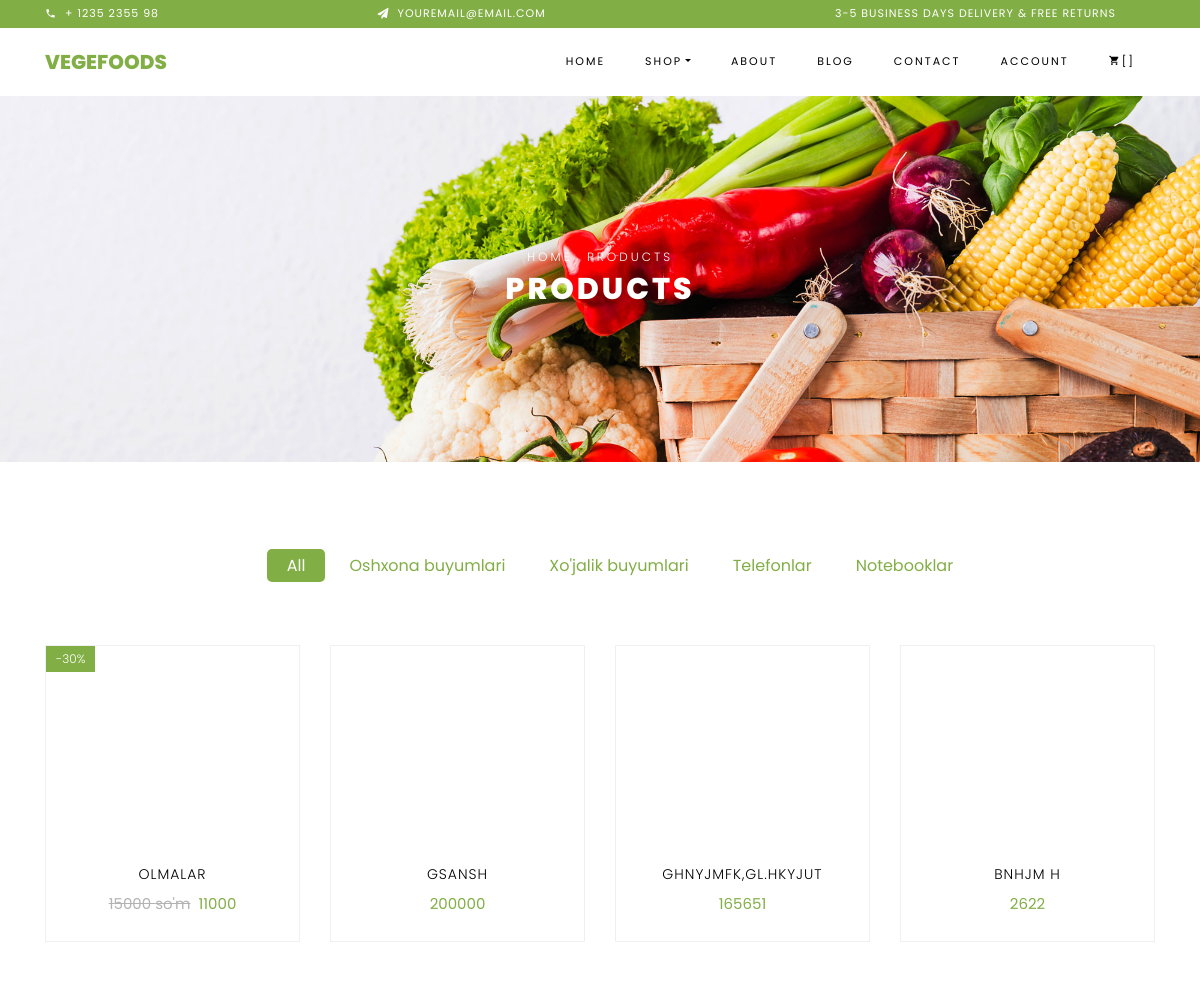
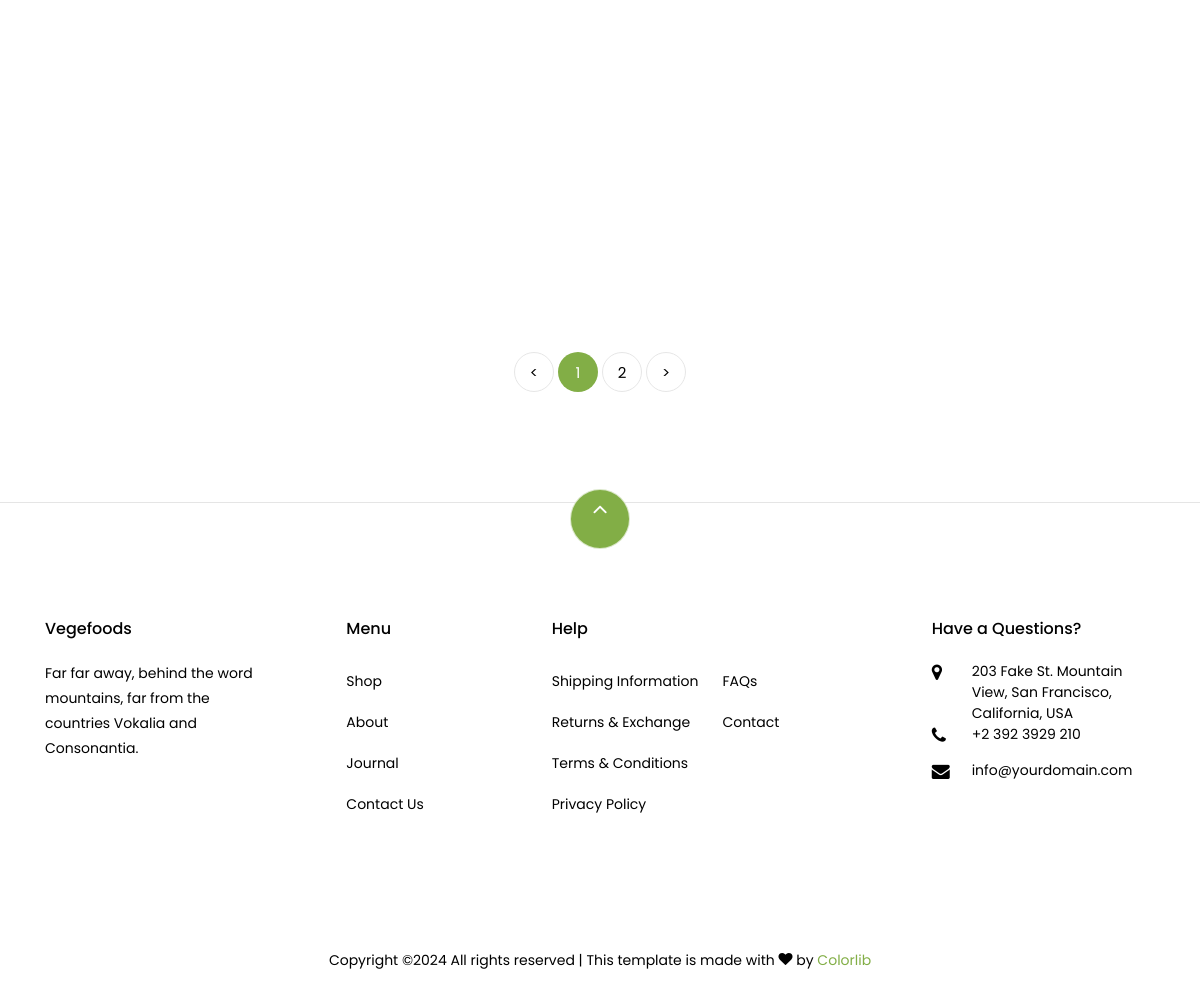
Screenshot of /shop/ (signed in) with the database file from the repository (2 pictures, top to bottom).
### main/models.py (models this page shows, shortened)
class Category(models.Model):
    name = models.CharField(max_length=100)

class Product(models.Model):
    image = models.ImageField(upload_to='product_image')
    title = models.CharField(max_length=100)
    price = models.IntegerField(default=0)
    category = models.ForeignKey(to=Category, on_delete=models.CASCADE)
    info = models.TextField()
    discount = models.IntegerField(null=True, blank=True)
    discount_price = models.IntegerField(null=True, blank=True)

### main/views.py (the view)
# urls.py: path('shop/',shop_view , name='shop_url'),
def shop_view(request):
    categories = Category.objects.all()
    category = request.GET.get('category')
    if category:
        products = Product.objects.filter(category__name=category)
    else:
        products = Product.objects.all()
    paginator = Paginator(products, 8)
    page_number = request.GET.get('page')
    page_obj = paginator.get_page(page_number)
    context = {
        'categories': categories,
        'products': page_obj,
        'selected_category': category
    }
    return render(request, 'shop.html', context)

### template/shop.html (shortened to what this page needs)
{% extends 'base.html' %}
{% block content %}
{% load static %}
    <div class="hero-wrap hero-bread" style="background-image: url({% static 'images/bg_1.jpg' %});">
      <div class="container">
        <div class="row no-gutters slider-text align-items-center justify-content-center">
          <div class="col-md-9 ftco-animate text-center">
          	<p class="breadcrumbs"><span class="mr-2"><a href="index.html">Home</a></span> <span>Products</span></p>
            <h1 class="mb-0 bread">Products</h1>
          </div>
        </div>
      </div>
    </div>
<section class="ftco-section">
    <div class="container">
        <div class="row justify-content-center">
            <div class="col-md-10 mb-5 text-center">
                <ul class="product-category">
                    <li><a href="?category=" {% if not selected_category %} class="active" {% endif %}>All</a></li>
                    {% for cat in categories %}
                        <li><a href="?category={{ cat.name }}" {% if cat.name == selected_category %} class="active" {% endif %}>{{ cat.name }}</a></li>
                    {% endfor %}
                </ul>
            </div>
        </div>
        <div class="row">
            {% for i in products %}
            <div class="col-md-6 col-lg-3 ftco-animate">
                <div class="product">
                    <a href="{% url 'product_single_url' i.id %}" class="img-prod"><img class="img-fluid" src="{{i.image.url}}" alt="Colorlib Template">
                        {% if i.discount %}
                        <span class="status">-{{i.discount}}%</span>
                        {% else %}
                        <div class="overlay"></div>
                        {% endif %}
                    </a>
                    <div class="text py-3 pb-4 px-3 text-center">
                        <h3><a href="{% url 'product_single_url' i.id %}">{{i.title}}</a></h3>
                        <div class="d-flex">
                            <div class="pricing">
                                {% if i.discount %}
                                <p class="price"><span class="mr-2 price-dc">{{i.price}} so'm</span><span class="price-sale">{{i.discount_price}}</span></p>
                                {% else %}
                                <p class="price"><span>{{i.price}}</span></p>
                                {% endif %}
                            </div>
                        </div>
                    </div>
                </div>
            </div>
            {% endfor %}
        </div>
        <div class="row mt-5">
            <div class="col text-center">
                <div class="block-27">
                    <ul>
                        {% if products.has_previous %}
                        <li><a href="?page={{ products.previous_page_number }}">&lt;</a></li>
                        {% else %}
                        <li class="disabled"><span>&lt;</span></li>
                        {% endif %}
                        {% for num in products.paginator.page_range %}
                        {% if products.number == num %}
                        <li class="active"><span>{{ num }}</span></li>
                        {% else %}
                        <li><a href="?page={{ num }}">{{ num }}</a></li>
                        {% endif %}
                        {% endfor %}
                        {% if products.has_next %}
                        <li><a href="?page={{ products.next_page_number }}">&gt;</a></li>
                        {% else %}
                        <li class="disabled"><span>&gt;</span></li>
                        {% endif %}
                    </ul>
                </div>
            </div>
        </div>
    </div>
</section>
{% endblock %}

### rows the page displays
Category: name "Oshxona buyumlari"
Category: name "Xo'jalik buyumlari"
Category: name "Telefonlar"
Category: name "Notebooklar"
Product: discount "30", title "OLMALAR", price "15000", discount_price "11000"
Product: title "GSANSH", price "200000"
Product: title "GHNYJMFK,GL.HKYJUT", price "165651"
Product: title "BNHJM H", price "2622"

### other values shown
{{ num }} "1"
{{ num }} "2"
